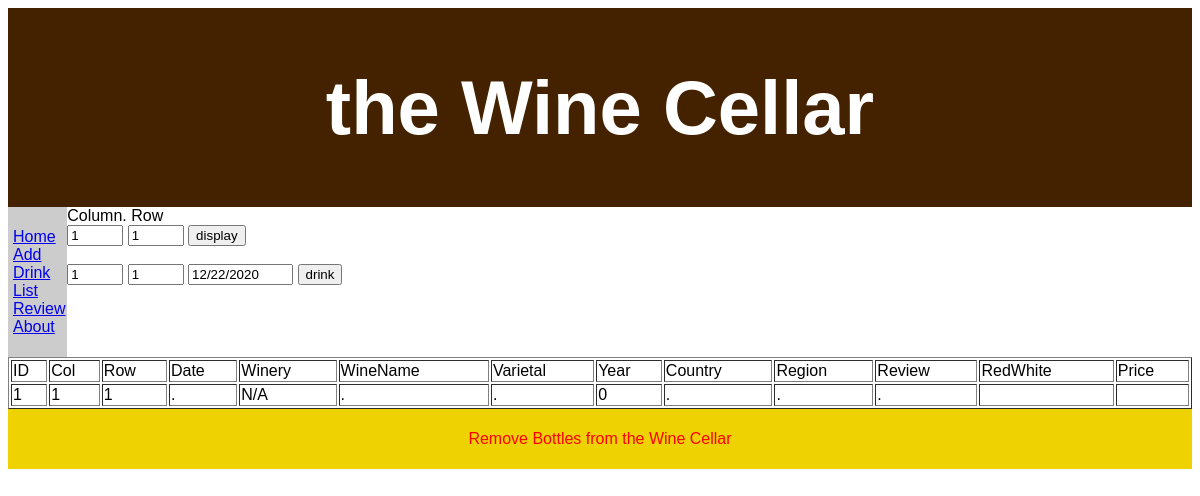
The page /cellardrink.php on the database as committed earlier.
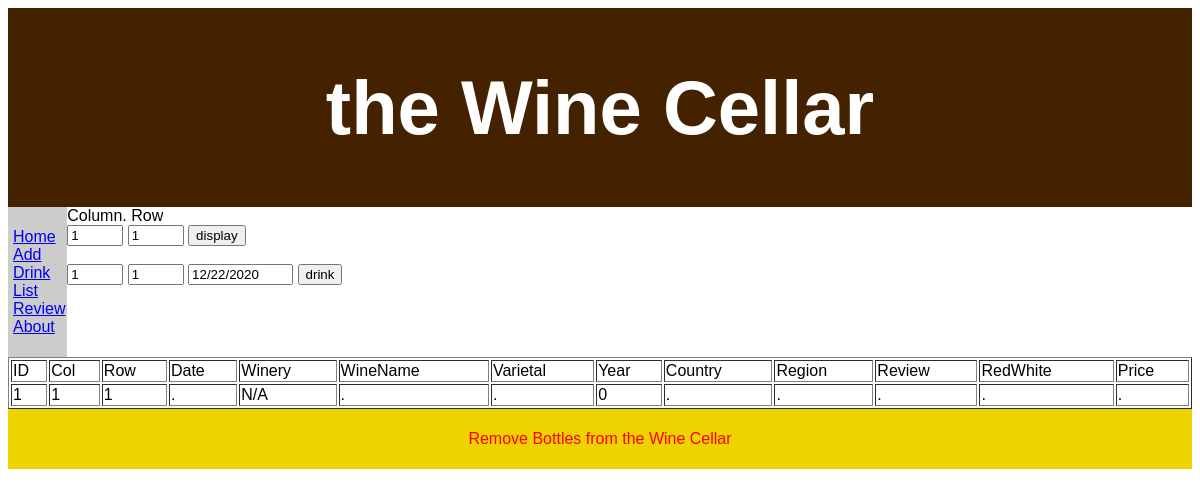
The same page on the database as committed later.
### tables this page shows
CREATE TABLE "CellarContents" (
	"ID"	INTEGER NOT NULL,
	"Column"	INTEGER NOT NULL,
	"Row"	INTEGER NOT NULL,
	"Date"	TEXT DEFAULT '1/1/2021',
	"Winery"	TEXT NOT NULL DEFAULT 'Winery',
	"WineName"	TEXT NOT NULL DEFAULT 'Wine Name',
	"Varietal"	TEXT NOT NULL DEFAULT 'Varietal',
	"Year"	TEXT NOT NULL DEFAULT 'Year',
	"Country"	TEXT NOT NULL DEFAULT 'Country',
	"Region"	TEXT NOT NULL DEFAULT 'Region',
	"Review"	TEXT NOT NULL DEFAULT 'Review',
	"RedWhite"	TEXT,
	"Price"	TEXT
);

### cellardrink.php (the view, shortened to what this page needs)
<!DOCTYPE html>
<?php include("style.php") ?>
  <form target="_self">
    <label for="icol">Column. </label>
    <label for="irow">Row</label><br>
    <input type="number" size="2" maxlength="2" min="1" max= "31" value="1" name="icol" required>
    <input type="number" size="2" maxlength="2" min="1" max= "23" value="1" name="irow" required>
    <input type="submit" name="display" id="display" value="display"><br>
  </form>
   <br>
   <form target="_self">
    <input type="number" size="2" maxlength="2" min="1" max= "31" value="1" name="icol" required>
    <input type="number" size="2" maxlength="2" min="1" max= "23" value="1" name="irow" required>
    <input type="text" size="10" maxlength="10" value="12/22/2020" name="jdate" required>
    <input type="submit" name="drink" id="drink" value="drink">
  </form>
  <?php
      if ($_GET["icol"]) {
        $selectcol = $_GET["icol"];
        $selectrow = $_GET["irow"];
        if ($_GET["drink"]) { $drinkpressed = 1;}
        if ($_GET["display"]) { $displaypressed = 1;}
      } else {
        $selectcol = 1;
        $selectrow = 1;
      }
      $startid = ($selectcol - 1) * 23 + $selectrow;
      $endid = ($selectcol - 1) * 23 + $selectrow;
      $dbname = "/var/www/html/winecellar/WineCellar.db";
      $getcolquery  = "SELECT * FROM CellarContents WHERE ID >= ? AND ID <= ?";
      $db = new PDO('sqlite:' . $dbname);
      $db->setAttribute( PDO::ATTR_ERRMODE, PDO::ERRMODE_EXCEPTION );
      $stmt = $db->prepare($getcolquery);
      $stmt->execute(array($startid,$endid));
      $wines = $stmt->fetchAll(PDO::FETCH_NUM);
      echo "<table border=1 style='width:100%;'>";
      echo "<tr>";
        echo "<td color=red>ID</td>";
        echo "<td>Col</td>";
        echo "<td>Row</td>";
        echo "<td>Date</td>";
        echo "<td>Winery</td>";
        echo "<td>WineName</td>";
        echo "<td>Varietal</td>";
        echo "<td>Year</td>";
        echo "<td>Country</td>";
        echo "<td>Region</td>";
        echo "<td>Review</td>";
        echo "<td>RedWhite</td>";
        echo "<td>Price</td>";
      echo "</tr>";
      foreach ($wines as $row) {
        echo "<tr >";
          for ($i=0; $i<=12; $i++) {
            echo "<td> $row[$i] </td>";
          }
        echo "</tr>";
      }
       echo"</table>";
  ?>
</section>
<footer>
  <p style = "text-align:center; color:red;">Remove Bottles from the Wine Cellar</p>
</footer>
</body>
</html>

### style.php (shortened to what this page needs)
<html lang="en">
<head>
</head>
<body>
<header>
  <h1>the Wine Cellar</h1>
</header>
<section>
  <nav>
    <ul>
      <li><a href="home.php">Home</a></li>
      <li><a href="cellaradd.php">Add</a></li>
      <li><a href="cellardrink.php">Drink</a></li>
      <li><a href="cellar.php">List</a></li>
      <li><a href="cellarreview.php">Review</a></li>
      <li><a href="about.php">About</a></li>
    </ul>
  </nav>

### style.php (style rules this page uses)
* { box-sizing: border-box; }
body { font-family: Atkinson Hyperlegible, Arial, Helvetica, sans-serif; }
header { background-color: #420; padding: 5px; text-align: center; font-size: 38px; color: white; }
nav { float: left; padding: 5px; width: 5%; background: #ccc; }
nav ul { padding: 0; list-style-type: none; }
section::after { content: ""; display: table; clear: both; }
footer { background-color: #eed202; padding: 5px; text-align: center; color: white; }

Rows that differ between the two databases and show on the page:
removed cellarcontents: ID "1", Column "1", Row "1", Date ".", Winery "N/A", WineName ".", Varietal ".", Year "0", Country ".", Region ".", Review "."
added cellarcontents: ID "1", Column "1", Row "1", Date ".", Winery "N/A", WineName ".", Varietal ".", Year "0", Country ".", Region ".", Review ".", RedWhite ".", Price "."
